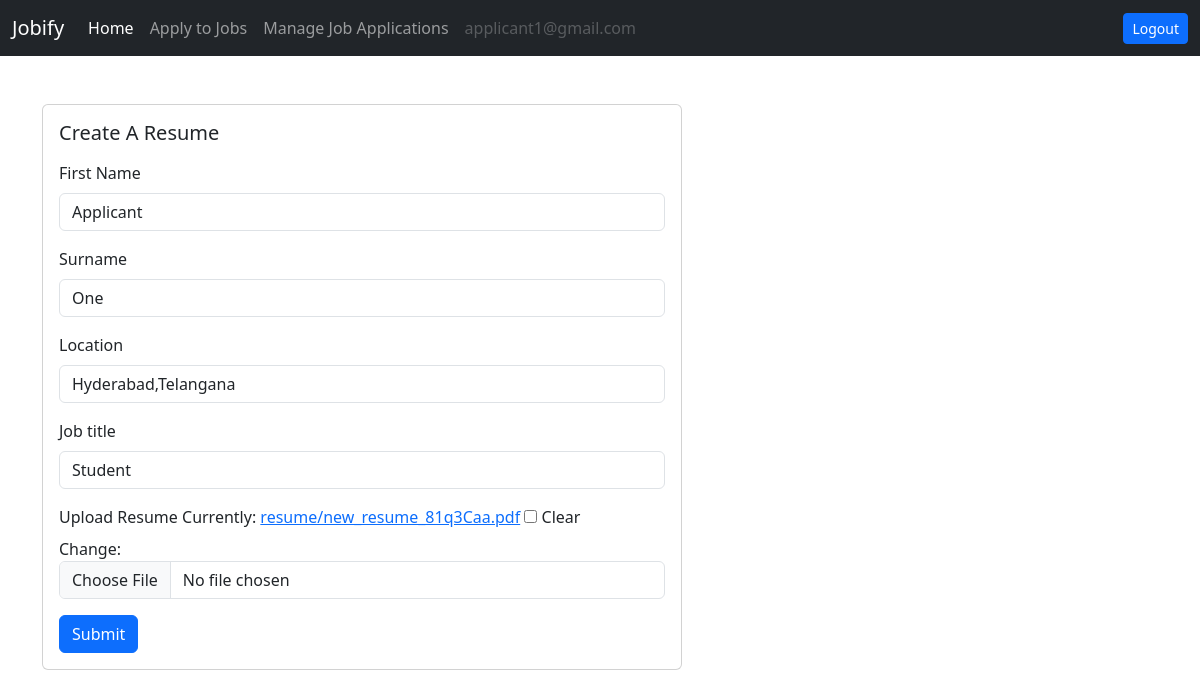
Page /resume/update-resume/ (signed in) on the committed database.
### users/models.py (models this page shows)
class User(AbstractUser):
    email = models.EmailField(unique=True)
    is_recruiter=models.BooleanField(default=False)
    is_applicant=models.BooleanField(default=False)
    has_resume=models.BooleanField(default=False)
    has_company=models.BooleanField(default=False)

### resume/models.py (models this page shows, shortened)
class Resume(models.Model):
    user=models.OneToOneField(User,on_delete=models.CASCADE)
    first_name=models.CharField(max_length=100,null=True,blank=True)
    surname=models.CharField(max_length=100,null=True,blank=True)
    location=models.CharField(max_length=100,null=True,blank=True)
    job_title=models.CharField(max_length=100,null=True,blank=True)
    upload_resume=models.FileField(upload_to='resume',null=True,blank=True)

### resume/views.py (the view)
# urls.py: path('update-resume/',views.update_resume,name='update-resume'),
def update_resume(request):
    if request.user.is_applicant:
        resume=Resume.objects.get(user=request.user)
        if request.method == 'POST':
            form=UpdateResumeForm(request.POST,request.FILES,instance=resume)
            if form.is_valid():
                var=form.save(commit=False)
                user=User.objects.get(pk=request.user.id)
                user.has_resume=True
                user.save()
                var.save()
                messages.info(request,'Your resume has been updated')
                return redirect('dashboard')
            else:
                messages.warning(request,'Something went wrong')
        else:
            form=UpdateResumeForm(instance=resume)
            context={'form': form}
            return render(request, 'resume/update_resume.html', context)
    else:
        messages.warning(request,'Permission denied')
        return redirect('dashboard')

### resume/form.py
class UpdateResumeForm(forms.ModelForm):
    class Meta:
        model=Resume
        exclude=('user',)

### templates/resume/update_resume.html (shortened to what this page needs)
{%extends 'base.html'%}
{%load widget_tweaks%}{%block content %}
<div class="row">
  <div class="col-md-6">
    <div class="card mx-auto" style="width: 40rem;">
      <div class="card-body">
        <h5 class="card-title mb-3">Create A Resume</h5>
        <form  method="POST" enctype="multipart/form-data">
          <div class="mb-3">
            <label for="exampleInputEmail1" class="form-label">First Name</label>
            {% render_field form.first_name class="form-control" %}
          </div>
          <div class="mb-3">
            <label for="exampleInputEmail1" class="form-label">Surname</label>
            {% render_field form.surname class="form-control" %}
          </div>
          <div class="mb-3">
            <label for="exampleInputEmail1" class="form-label">Location</label>
            {% render_field form.location class="form-control" %}
          </div>
          <div class="mb-3">
            <label for="exampleInputEmail1" class="form-label">Job title</label>
            {% render_field form.job_title class="form-control" %}
          </div>
          <div class="mb-3">
            <label for="exampleInputEmail1" class="form-label">Upload Resume</label>
            {% render_field form.upload_resume class="form-control" %}
          </div>
          <button type="submit" class="btn btn-primary">Submit</button>
        </form>
      </div>
    </div>
  </div>
</div>
{%endblock content %}

### templates/base.html (shortened to what this page needs)
<!DOCTYPE html>
<html lang="en">
  <head>
    <link
      href="https://cdn.jsdelivr.net/npm/bootstrap@5.3.3/dist/css/bootstrap.min.css"
      rel="stylesheet"
    />
    <link
      href="https://getbootstrap.com/docs/5.3/assets/css/docs.css"
      rel="stylesheet"
    />
  </head>
  <body>
    <nav class="navbar navbar-expand-lg navbar-dark bg-dark">
      <div class="container-fluid">
        <a class="navbar-brand" href="{% url 'home' %}">Jobify</a>
        <div class="collapse navbar-collapse" id="navbarSupportedContent">
          {% if request.user.is_authenticated %}
          {% if request.user.is_applicant%}
          <ul class="navbar-nav me-auto mb-2 mb-lg-0">
            <li class="nav-item">
              <a class="nav-link active" aria-current="page" href="#">Home</a>
            </li>
            {%if request.user.has_resume%}
            <li class="nav-item">
              <a class="nav-link" aria-current="page" href="{% url 'job-listing'%}">Apply to Jobs</a>
            </li>
            <li class="nav-item">
              <a class="nav-link " aria-current="page" href="{% url 'applied-jobs'%}"> Manage Job Applications</a>
            </li>
            {%else%}
            <li class="nav-item">
              <a class="nav-link active" aria-current="page" href="{% url 'update-resume'%}">Create Resume</a>
            </li>
            {%endif%}
            <li class="nav-item">
              <a class="nav-link disabled" aria-current="page"  href="#" >{{request.user.email}}</a>
            </li>
          </ul>
          <a  href="{% url 'logout' %}" class="btn btn-primary btn-sm">Logout</a>
          {%endif%}
          {%endif%}
        </div>
      </div>
    </nav>
    <div class="container mt-5">
       {%block content%} {%endblock content%}
    </div>
  </body>
</html>

### rows in the picture
User: user.email "applicant1@gmail.com"
Resume: first_name "Applicant", surname "One", location "Hyderabad,Telangana", job_title "Student"
